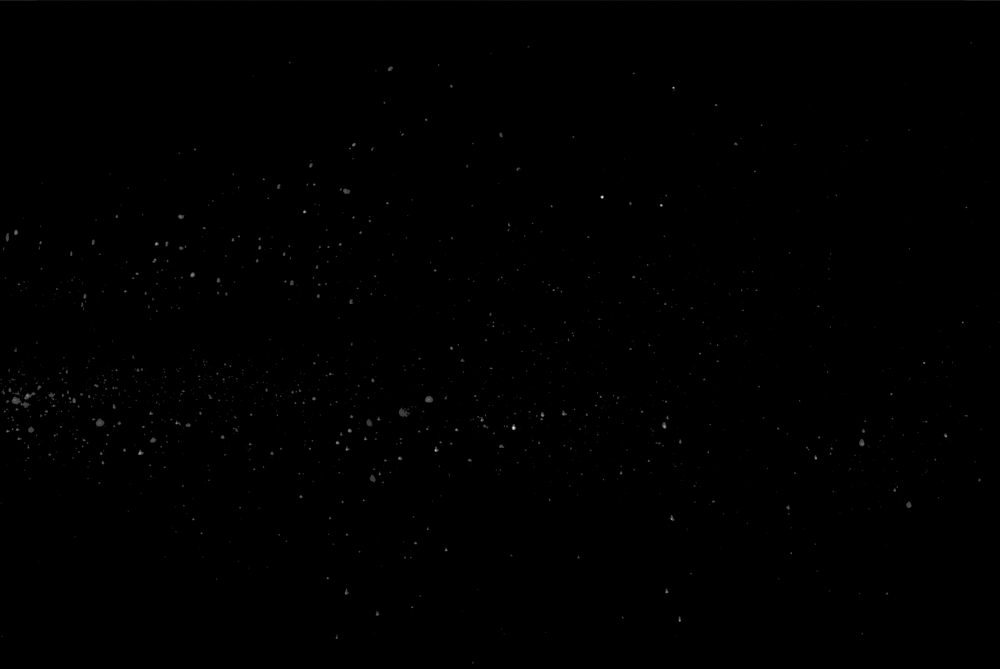
#> input picture research/threshold_comparison/2_a_thresh2300_norm.png, 1000 x 669 px, shrunk from 4904 x 3280 before the run, found by its file name; the run also reads 1 picture not shown here
$ python optical_flow_analysis.py
#> lines starting #> are read from the running program, lines starting #| are printed output that depends on the picture
"""
Optical Flow Analysis для трекинга частиц
Методы: Lucas-Kanade (sparse) и Farneback (dense)
"""

import cv2
import numpy as np
import matplotlib.pyplot as plt
from pathlib import Path


def lucas_kanade_flow(img1, img2, max_corners=500, quality_level=0.01,
                       min_distance=10, win_size=21):
    """
    Lucas-Kanade Optical Flow (sparse - только на частицах)

    Parameters:
    -----------
    img1, img2 : np.ndarray
        Два последовательных кадра (grayscale)
    max_corners : int
        Максимальное количество точек для трекинга
    quality_level : float
        Минимальное качество угла (0-1)
    min_distance : int
        Минимальное расстояние между точками
    win_size : int
        Размер окна для вычисления потока

    Returns:
    --------
    dict с ключами:
        - 'points_old': координаты на кадре 1
        - 'points_new': координаты на кадре 2
        - 'displacement': смещения (dx, dy)
        - 'magnitude': магнитуда смещений
        - 'angle': углы направления (в градусах)
    """

    # Параметры детекции точек
    feature_params = dict(
        maxCorners=max_corners,
        qualityLevel=quality_level,
        minDistance=min_distance,
        blockSize=7
    )

    # Параметры Lucas-Kanade
    lk_params = dict(
        winSize=(win_size, win_size),
        maxLevel=2,  # уровни пирамиды
        criteria=(cv2.TERM_CRITERIA_EPS | cv2.TERM_CRITERIA_COUNT, 30, 0.01)
    )

    # Находим точки на первом кадре
    p0 = cv2.goodFeaturesToTrack(img1, mask=None, **feature_params)

    if p0 is None or len(p0) == 0:
        return None

    # Вычисляем optical flow
    p1, status, err = cv2.calcOpticalFlowPyrLK(img1, img2, p0, None, **lk_params)

    # Отбираем успешно отслеженные точки
    good_old = p0[status == 1]
    good_new = p1[status == 1]

    # Вычисляем смещения
    displacement = good_new - good_old
    magnitude = np.sqrt(displacement[:, 0]**2 + displacement[:, 1]**2)
    angle = np.arctan2(displacement[:, 1], displacement[:, 0]) * 180 / np.pi

    return {
        'points_old': good_old,
        'points_new': good_new,
        'displacement': displacement,
        'magnitude': magnitude,
        'angle': angle,
        'total_detected': len(p0),
        'total_tracked': len(good_old)
    }


def farneback_flow(img1, img2, pyr_scale=0.5, levels=3, winsize=15,
                   iterations=3, poly_n=5, poly_sigma=1.2):
    """
    Farneback Optical Flow (dense - для каждого пикселя)

    Parameters:
    -----------
    img1, img2 : np.ndarray
        Два последовательных кадра (grayscale)
    pyr_scale : float
        Масштаб пирамиды (< 1)
    levels : int
        Количество уровней пирамиды
    winsize : int
        Размер окна усреднения
    iterations : int
        Количество итераций на каждом уровне
    poly_n : int
        Размер окрестности для полиномиальной аппроксимации
    poly_sigma : float
        Стандартное отклонение гауссиана для сглаживания

    Returns:
    --------
    dict с ключами:
        - 'flow': поле скоростей (H, W, 2)
        - 'magnitude': магнитуда (H, W)
        - 'angle': угол направления (H, W)
    """

    flow = cv2.calcOpticalFlowFarneback(
        img1, img2, None,
        pyr_scale=pyr_scale,
        levels=levels,
        winsize=winsize,
        iterations=iterations,
        poly_n=poly_n,
        poly_sigma=poly_sigma,
        flags=0
    )

    magnitude = np.sqrt(flow[:, :, 0]**2 + flow[:, :, 1]**2)
    angle = np.arctan2(flow[:, :, 1], flow[:, :, 0]) * 180 / np.pi

    return {
        'flow': flow,
        'magnitude': magnitude,
        'angle': angle
    }


def visualize_results(img1, lk_result, fb_result, output_path=None,
                      vector_scale=10, quiver_step=30):
    """
    Визуализация результатов обоих методов
    """

    fig, axes = plt.subplots(2, 2, figsize=(14, 12))

    # 1. Lucas-Kanade: позиции частиц
    ax1 = axes[0, 0]
    ax1.imshow(img1, cmap='gray', vmin=0, vmax=100)
    ax1.scatter(lk_result['points_old'][:, 0], lk_result['points_old'][:, 1],
                c='cyan', s=20, marker='o', label='Кадр 1')
    ax1.scatter(lk_result['points_new'][:, 0], lk_result['points_new'][:, 1],
                c='red', s=20, marker='x', label='Кадр 2')
    ax1.set_title(f"Lucas-Kanade: {lk_result['total_tracked']} частиц")
    ax1.legend()
    ax1.axis('off')

    # 2. Lucas-Kanade: векторное поле
    ax2 = axes[0, 1]
    ax2.imshow(img1, cmap='gray', vmin=0, vmax=100)
    for i in range(len(lk_result['points_old'])):
        ax2.arrow(
            lk_result['points_old'][i, 0],
            lk_result['points_old'][i, 1],
            lk_result['displacement'][i, 0] * vector_scale,
            lk_result['displacement'][i, 1] * vector_scale,
            head_width=3, head_length=2, fc='yellow', ec='yellow', alpha=0.8
        )
    ax2.set_title(f'Lucas-Kanade: векторы (×{vector_scale})')
    ax2.axis('off')

    # 3. Farneback: магнитуда
    ax3 = axes[1, 0]
    im3 = ax3.imshow(fb_result['magnitude'], cmap='hot', vmin=0, vmax=5)
    plt.colorbar(im3, ax=ax3, label='Смещение (px)')
    ax3.set_title('Farneback: магнитуда смещения')
    ax3.axis('off')

    # 4. Farneback: векторное поле
    ax4 = axes[1, 1]
    ax4.imshow(img1, cmap='gray', vmin=0, vmax=100)
    h, w = img1.shape
    y, x = np.mgrid[quiver_step//2:h:quiver_step, quiver_step//2:w:quiver_step]
    u = fb_result['flow'][quiver_step//2::quiver_step, quiver_step//2::quiver_step, 0]
    v = fb_result['flow'][quiver_step//2::quiver_step, quiver_step//2::quiver_step, 1]
    ax4.quiver(x, y, u, v, color='yellow', scale=50, width=0.003)
    ax4.set_title('Farneback: векторное поле')
    ax4.axis('off')

    plt.tight_layout()

    if output_path:
        plt.savefig(output_path, dpi=150, bbox_inches='tight')
        print(f"Сохранено: {output_path}")

    plt.show()
    plt.close()


def plot_histograms(lk_result, output_path=None):
    """
    Гистограммы распределения смещений и направлений
    """

    fig, axes = plt.subplots(1, 2, figsize=(12, 4))

    # Гистограмма смещений
    ax1 = axes[0]
    ax1.hist(lk_result['magnitude'], bins=30, color='steelblue',
             edgecolor='black', alpha=0.7)
    mean_mag = lk_result['magnitude'].mean()
    ax1.axvline(mean_mag, color='red', linestyle='--',
                label=f'Среднее: {mean_mag:.2f} px')
    ax1.set_xlabel('Смещение (px)')
    ax1.set_ylabel('Количество частиц')
    ax1.set_title('Распределение смещений')
    ax1.legend()

    # Гистограмма направлений
    ax2 = axes[1]
    ax2.hist(lk_result['angle'], bins=36, range=(-180, 180),
             color='coral', edgecolor='black', alpha=0.7)
    mean_ang = lk_result['angle'].mean()
    ax2.axvline(mean_ang, color='red', linestyle='--',
                label=f'Среднее: {mean_ang:.1f}°')
    ax2.set_xlabel('Угол (°)')
    ax2.set_ylabel('Количество частиц')
    ax2.set_title('Распределение направлений')
    ax2.legend()

    plt.tight_layout()

    if output_path:
        plt.savefig(output_path, dpi=150, bbox_inches='tight')
        print(f"Сохранено: {output_path}")

    plt.show()
    plt.close()


def export_to_csv(lk_result, output_path):
    """
    Экспорт результатов Lucas-Kanade в CSV
    """

    data = np.column_stack([
        lk_result['points_old'][:, 0],  # x1
        lk_result['points_old'][:, 1],  # y1
        lk_result['points_new'][:, 0],  # x2
        lk_result['points_new'][:, 1],  # y2
        lk_result['displacement'][:, 0],  # dx
        lk_result['displacement'][:, 1],  # dy
        lk_result['magnitude'],  # magnitude
        lk_result['angle']  # angle
    ])

    header = 'x1,y1,x2,y2,dx,dy,magnitude,angle_deg'
    np.savetxt(output_path, data, delimiter=',', header=header, comments='', fmt='%.4f')
    print(f"Экспортировано {len(data)} частиц в {output_path}")


def print_statistics(lk_result, fb_result, img1):
    """
    Вывод статистики
    """

    print("=" * 50)
    print("LUCAS-KANADE (sparse)")
    print("=" * 50)
    print(f"Найдено точек:     {lk_result['total_detected']}")
    print(f"Отслежено:         {lk_result['total_tracked']}")
    print(f"Смещение min:      {lk_result['magnitude'].min():.3f} px")
    print(f"Смещение max:      {lk_result['magnitude'].max():.3f} px")
    print(f"Смещение mean:     {lk_result['magnitude'].mean():.3f} px")
    print(f"Смещение std:      {lk_result['magnitude'].std():.3f} px")
    print(f"Угол mean:         {lk_result['angle'].mean():.1f}°")
    print(f"Угол std:          {lk_result['angle'].std():.1f}°")

    print("\n" + "=" * 50)
    print("FARNEBACK (dense)")
    print("=" * 50)
    print(f"Смещение mean (всё):     {fb_result['magnitude'].mean():.3f} px")
    print(f"Смещение max (всё):      {fb_result['magnitude'].max():.3f} px")

    # Статистика только на частицах
    mask = img1 > 30
    if mask.sum() > 0:
        mag_particles = fb_result['magnitude'][mask]
        print(f"Смещение mean (I>30):    {mag_particles.mean():.3f} px")
        print(f"Смещение max (I>30):     {mag_particles.max():.3f} px")


# ============================================================
# MAIN
# ============================================================

if __name__ == "__main__":

    # === Пути к изображениям ===
    img1_path = r"C:\Users\evils\PycharmProjects\ParticleAnalysisFE\research\threshold_comparison\2_a_thresh2300_norm.png"  # первый кадр
    img2_path = r"C:\Users\evils\PycharmProjects\ParticleAnalysisFE\research\threshold_comparison\2_b_thresh2300_norm.png"  # второй кадр

    # === Загрузка ===
    img1 = cv2.imread(img1_path, cv2.IMREAD_GRAYSCALE)
#> img1 is the input picture: shape (669, 1000); min 0, max 236, mean 0.4
    img2 = cv2.imread(img2_path, cv2.IMREAD_GRAYSCALE)

    if img1 is None or img2 is None:
        raise FileNotFoundError("Не удалось загрузить изображения")

    print(f"Размер: {img1.shape}")
#| Размер: (669, 1000)
    print(f"Интенсивность img1: {img1.min()} - {img1.max()}")
#| Интенсивность img1: 0 - 236
    print(f"Интенсивность img2: {img2.min()} - {img2.max()}")
#| Интенсивность img2: 0 - 189

    # === Анализ Lucas-Kanade ===
    lk_result = lucas_kanade_flow(
        img1, img2,
        max_corners=5000,      # макс. количество частиц
        quality_level=0.005,   # порог качества (ниже = больше точек)
        min_distance=10,      # мин. расстояние между точками
        win_size=7           # размер окна (больше = устойчивее к шуму)
    )
#> in lucas_kanade_flow, `p0 = cv2.goodFeaturesToTrack(img1, mask=None, **feature_params)`: p0 = 519 rows, first 8: [601, 197], [514, 427], [436, 449], [140, 452], [661, 205], [304, 212], [192, 274], [156, 243]
#> in lucas_kanade_flow, `p1, status, err = cv2.calcOpticalFlowPyrLK(img1, img2, p0, None, **lk_..`: p1 = 519 rows, first 8: [601.4, 197], [514.5, 427.1], [436.4, 449], [140.5, 452.1], [661.4, 205], [304.5, 211.9], [192.4, 274], [156.1, 243.1]; status = 519 values from 1 to 1; err = 519 values, max 10.41 at index 15, min 0.161 at index 477, mean 2.31
#> in lucas_kanade_flow, `good_old = p0[status == 1]`: good_old = 519 pairs, first value 1 to 982, second value 44 to 663
#> in lucas_kanade_flow, `good_new = p1[status == 1]`: good_new = 519 pairs, first value 1.64 to 983.6, second value 43.97 to 663.1
#> in lucas_kanade_flow, `displacement = good_new - good_old`: displacement = 519 pairs, first value -0.0674 to 9.64, second value -20.16 to 0.77
#> in lucas_kanade_flow, `magnitude = np.sqrt(displacement[:, 0]**2 + displacement[:, 1]**2)`: magnitude = 519 values, max 21.22 at index 294, min 0.0389 at index 305, mean 0.906
#> in lucas_kanade_flow, `angle = np.arctan2(displacement[:, 1], displacement[:, 0]) * 180 / np.pi`: angle = 519 values, max 172.9 at index 305, min -73.82 at index 285, mean 4.49
#> lk_result = 7 items

    # === Анализ Farneback ===
    fb_result = farneback_flow(
        img1, img2,
        pyr_scale=0.5,
        levels=4,
        winsize=17,
        iterations=3,
        poly_n=5,
        poly_sigma=1.3
    )
#> in farneback_flow, `magnitude = np.sqrt(flow[:, :, 0]**2 + flow[:, :, 1]**2)`:
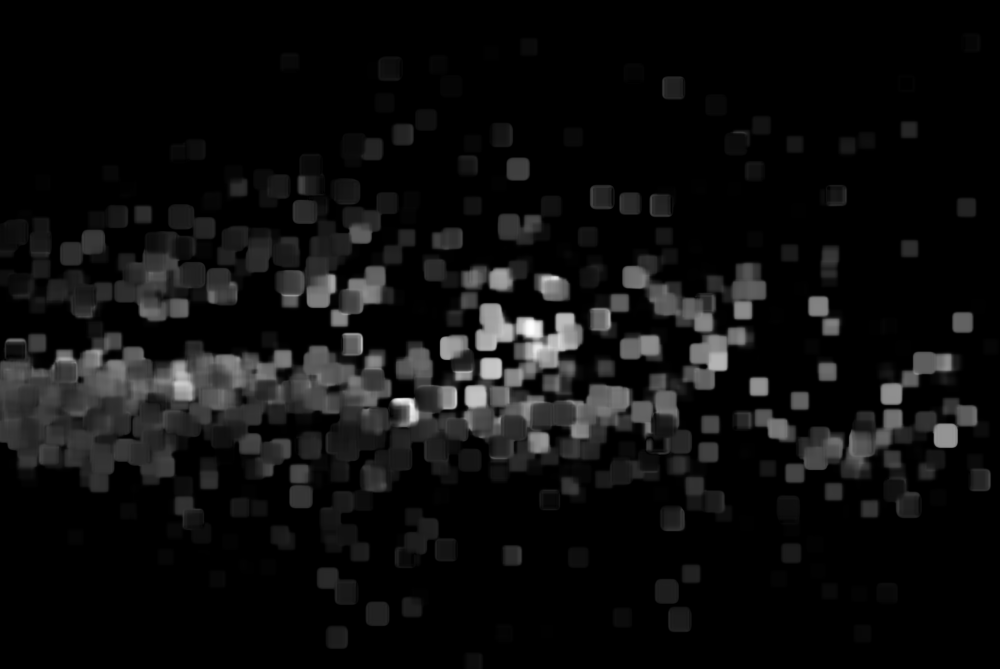
#> magnitude: shape (669, 1000) float32; min 0, max 2.99, mean 0.17; drawn with min black and max white
#> in farneback_flow, `angle = np.arctan2(flow[:, :, 1], flow[:, :, 0]) * 180 / np.pi`:
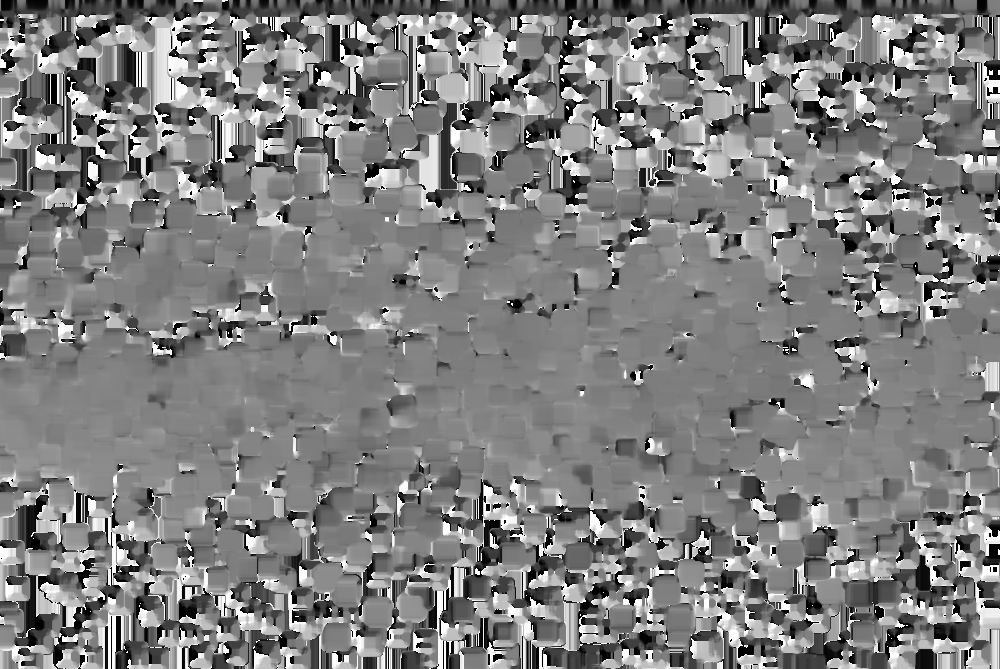
#> angle: shape (669, 1000) float32; min -180, max 180, mean 0.3; drawn with min black and max white
#> fb_result = 3 items

    # === Статистика ===
    print_statistics(lk_result, fb_result, img1)
#| Найдено точек:     519
#| Отслежено:         519
#| Смещение min:      0.039 px
#| Смещение max:      21.221 px
#| Смещение mean:     0.906 px
#| Смещение std:      1.368 px
#| Угол mean:         4.5°
#| Угол std:          23.0°
#| Смещение mean (всё):     0.170 px
#| Смещение max (всё):      2.989 px
#> in print_statistics, `mask = img1 > 30`:
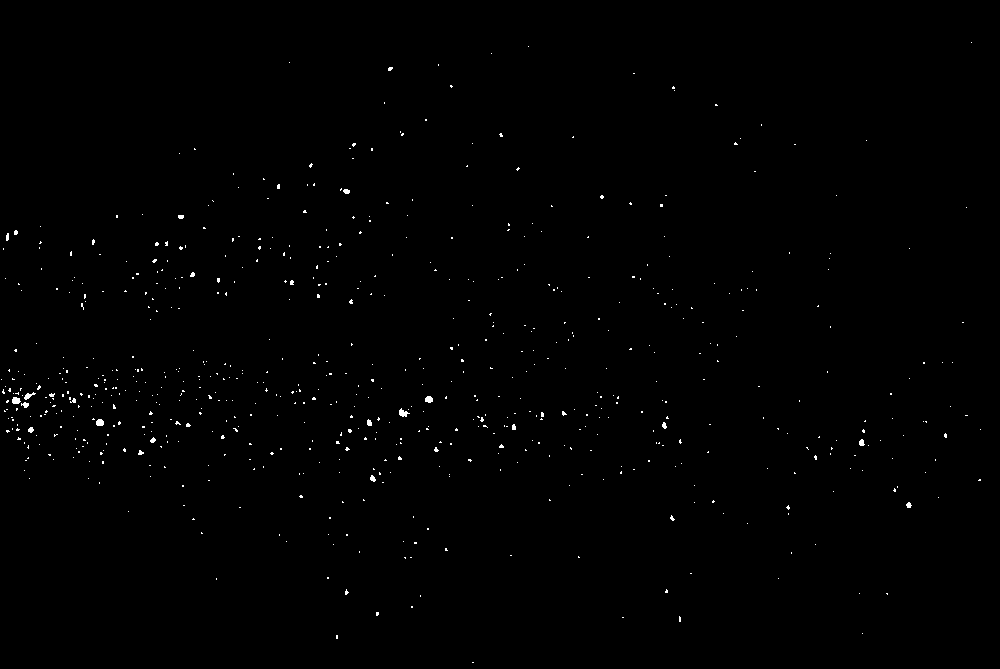
#> mask: shape (669, 1000) bool; 0.42% white in thin lines or dots
#> in print_statistics, `mag_particles = fb_result['magnitude'][mask]`: mag_particles = 2777 values, max 2.98 at index 820, min 0.00995 at index 2213, mean 0.623
#| Смещение mean (I>30):    0.623 px
#| Смещение max (I>30):     2.980 px

    # === Визуализация ===
    visualize_results(img1, lk_result, fb_result,
                      output_path="optical_flow_result.png",
                      vector_scale=10)
#> in visualize_results, `v = fb_result['flow'][quiver_step//2::quiver_step, quiver_step//2::qui..`:
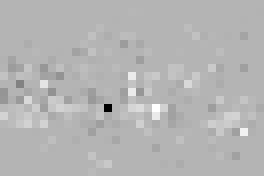
#> v: shape (22, 33) float32 (shown 8 times larger); min -1.23, max 0.512, mean 0.00555; drawn with min black and max white
#> in visualize_results, `ax4.quiver(x, y, u, v, color='yellow', scale=50, width=0.003)`:
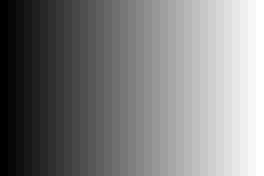
#> x: shape (22, 33) int64 (shown 8 times larger); min 15, max 975, mean 495; drawn with min black and max white
#> in visualize_results, `plt.savefig(output_path, dpi=150, bbox_inches='tight')`:
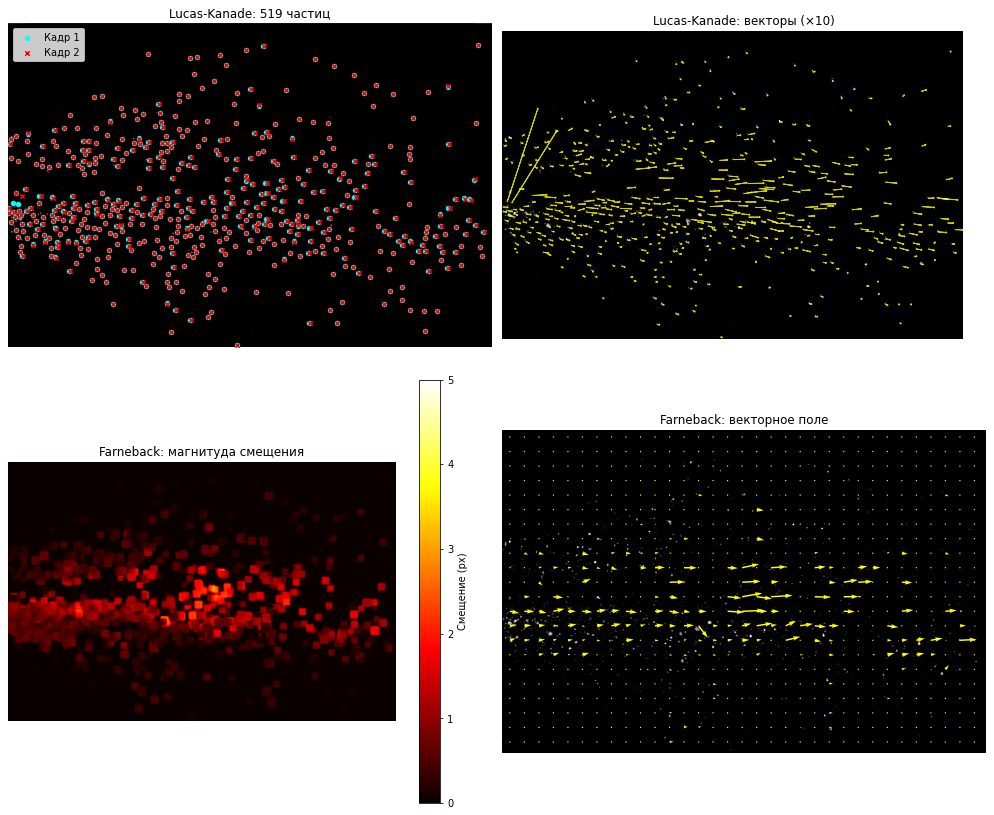
#> figure drawn by matplotlib, 5 panels

    plot_histograms(lk_result, output_path="optical_flow_histograms.png")
#> in plot_histograms, `mean_mag = lk_result['magnitude'].mean()`: mean_mag = 0.906
#> in plot_histograms, `mean_ang = lk_result['angle'].mean()`: mean_ang = 4.49
#> in plot_histograms, `plt.savefig(output_path, dpi=150, bbox_inches='tight')`:
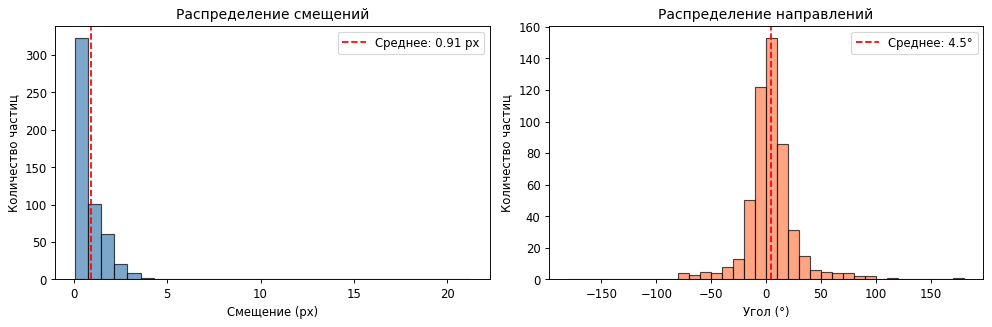
#> figure drawn by matplotlib, 2 panels; panel 1: tallest bar 323 high, from x = 0.0389 to 0.745; panel 2: tallest bar 153 high, from x = 0 to 10

    # === Экспорт в CSV ===
    export_to_csv(lk_result, "optical_flow_data.csv")
#| Экспортировано 519 частиц в optical_flow_data.csv
